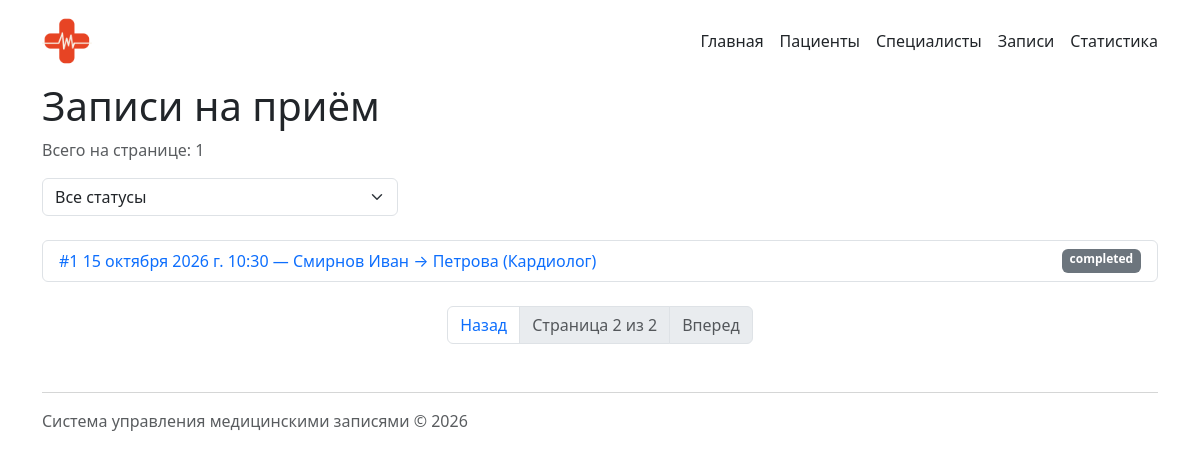
The app's page /appointments/?page=2 with its own data.
### appointments/models.py (models this page shows, shortened)
class Appointment(models.Model):
    patient = models.ForeignKey(Patient, on_delete=models.CASCADE, related_name="appointments", verbose_name="Пациент")
    specialist = models.ForeignKey(Specialist, on_delete=models.PROTECT, related_name="appointments", verbose_name="Специалист")
    appointment_date = models.DateField(verbose_name="Дата приема")
    appointment_time = models.TimeField(verbose_name="Время приема")
    status = models.CharField(max_length=50, default='scheduled', verbose_name="Статус")
    complaint = models.TextField(blank=True, null=True, verbose_name="Жалобы")
    diagnosis = models.TextField(blank=True, null=True, verbose_name="Диагноз")
    notes = models.TextField(blank=True, null=True, verbose_name="Заметки")
    class Meta:
        verbose_name = "Запись на прием"
        verbose_name_plural = "Записи на прием"

### patients/models.py (models this page shows, shortened)
class Patient(models.Model):
    first_name = models.CharField(max_length=100, verbose_name="Имя")
    last_name = models.CharField(max_length=100, verbose_name="Фамилия")
    birth_date = models.DateField(verbose_name="Дата рождения")
    phone = models.CharField(max_length=20, verbose_name="Телефон")
    email = models.EmailField(verbose_name="Email")
    insurance_policy = models.CharField(max_length=50, unique=True, verbose_name="Полис")
    address = models.TextField(blank=True, null=True, verbose_name="Адрес")
    class Meta:
        verbose_name = "Пациент"
        verbose_name_plural = "Пациенты"

### specialists/models.py (models this page shows, shortened)
class Specialist(models.Model):
    first_name = models.CharField(max_length=100, verbose_name="Имя")
    last_name = models.CharField(max_length=100, verbose_name="Фамилия")
    speciality = models.CharField(max_length=100, verbose_name="Специальность")
    phone = models.CharField(max_length=20, verbose_name="Телефон")
    email = models.EmailField(verbose_name="Email")
    experience_years = models.PositiveIntegerField(default=0, verbose_name="Стаж (лет)")
    class Meta:
        verbose_name = "Специалист"
        verbose_name_plural = "Специалисты"

### appointments/views.py (the view)
# urls.py: path('', views.appointments, name='list'),
def appointments(request: HttpRequest) -> HttpResponse:
    appointments_list = Appointment.objects.select_related('patient', 'specialist')
    status_filter = request.GET.get('status', '').strip()
    if status_filter:
        appointments_list = appointments_list.filter(status=status_filter)
    appointments_list = appointments_list.exclude(status='cancelled')
    appointments_list = appointments_list.order_by('-appointment_date', '-appointment_time')
    paginator = Paginator(appointments_list, 5)
    page_obj = paginator.get_page(request.GET.get('page'))
    context = {
        'appointments': page_obj,
        'selected_status': status_filter,
    }
    return render(request, 'appointments/appointment_list.html', context)

### appointments/templates/appointments/appointment_list.html (shortened to what this page needs)
{% extends "base.html" %}
{% block content %}
<h1>Записи на приём</h1>
<p class="text-muted">Всего на странице: {{ appointments|length }}</p>
<form method="get" class="mb-4">
    <div class="row align-items-center">
        <div class="col-md-4">
            <select name="status" class="form-select" onchange="this.form.submit()">
                <option value="">Все статусы</option>
            </select>
        </div>
    </div>
</form>
<ul class="list-group">
    {% for appointment in appointments %}
    <li class="list-group-item d-flex justify-content-between">
        <a href="{% url 'appointments:detail' appointment.id %}">
            #{{ appointment.id }}
            {{ appointment.appointment_date }}
            {{ appointment.appointment_time }} —
            {{ appointment.patient.last_name }}
            {{ appointment.patient.first_name }}
            → {{ appointment.specialist.last_name }}
            ({{ appointment.specialist.speciality }})
        </a>
        <span class="badge bg-secondary">
            {{ appointment.status }}
        </span>
    </li>
    {% endfor %}
</ul>
{% if appointments.paginator.num_pages > 1 %}
    <nav aria-label="Page navigation" class="mt-4">
        <ul class="pagination justify-content-center">
            {% if appointments.has_previous %}
                <li class="page-item">
                    <a class="page-link" href="?page={{ appointments.previous_page_number }}{% if selected_status %}&status={{ selected_status }}{% endif %}">Назад</a>
                </li>
            {% else %}
                <li class="page-item disabled">
                    <span class="page-link">Назад</span>
                </li>
            {% endif %}
            <li class="page-item disabled">
                <span class="page-link">
                    Страница {{ appointments.number }} из {{ appointments.paginator.num_pages }}
                </span>
            </li>
            {% if appointments.has_next %}
                <li class="page-item">
                    <a class="page-link" href="?page={{ appointments.next_page_number }}{% if selected_status %}&status={{ selected_status }}{% endif %}">Вперед</a>
                </li>
            {% else %}
                <li class="page-item disabled">
                    <span class="page-link">Вперед</span>
                </li>
            {% endif %}
        </ul>
    </nav>
{% endif %}
{% endblock %}

### homepage/static/homepage/css/style.css (style rules this page uses)
.list-group-item a { text-decoration: none; color: #0d6efd; }

### records on screen
Appointment: id "1", appointment_date "15 октября 2026 г.", appointment_time "10:30", patient.last_name "Смирнов", patient.first_name "Иван", specialist.last_name "Петрова", specialist.speciality "Кардиолог", status "completed"

### other values on screen
{{ appointments|length }} "1"
{{ appointments.number }} "2"
{{ appointments.paginator.num_pages }} "2"
